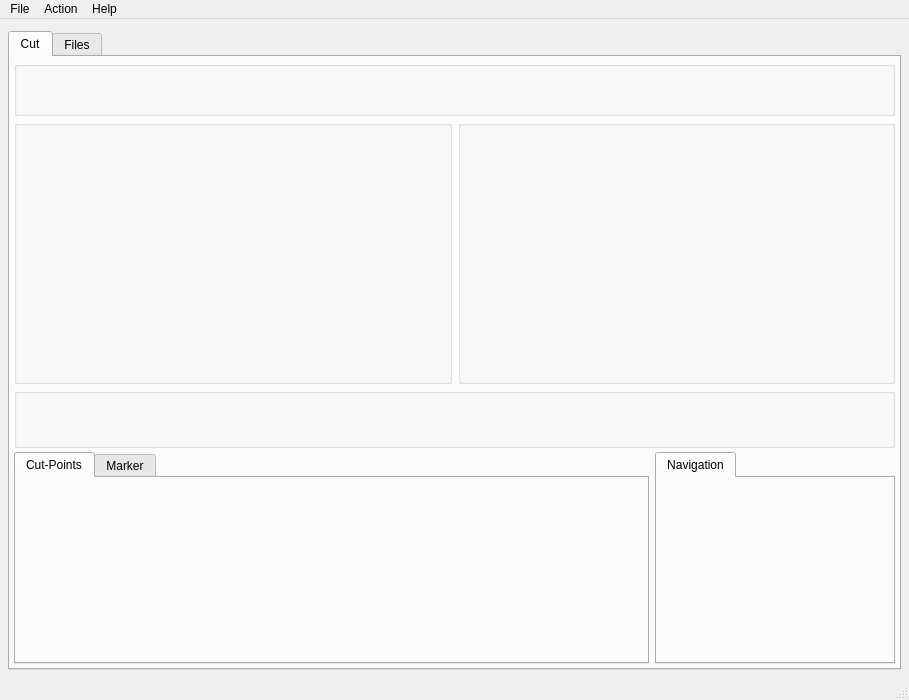
<?xml version="1.0" encoding="UTF-8"?>
<ui version="4.0">
 <class>TTCutMainWindowForm</class>
 <widget class="QMainWindow" name="TTCutMainWindowForm">
  <property name="geometry">
   <rect>
    <x>0</x>
    <y>0</y>
    <width>909</width>
    <height>700</height>
   </rect>
  </property>
  <property name="minimumSize">
   <size>
    <width>900</width>
    <height>700</height>
   </size>
  </property>
  <property name="windowTitle">
   <string>MainWindow</string>
  </property>
  <widget class="QWidget" name="centralwidget">
   <layout class="QGridLayout" name="gridLayout">
    <property name="leftMargin">
     <number>8</number>
    </property>
    <property name="topMargin">
     <number>12</number>
    </property>
    <property name="rightMargin">
     <number>8</number>
    </property>
    <property name="bottomMargin">
     <number>8</number>
    </property>
    <property name="horizontalSpacing">
     <number>4</number>
    </property>
    <property name="verticalSpacing">
     <number>6</number>
    </property>
    <item row="0" column="0">
     <widget class="QTabWidget" name="tabFileView">
      <property name="sizePolicy">
       <sizepolicy hsizetype="Expanding" vsizetype="Expanding">
        <horstretch>1</horstretch>
        <verstretch>1</verstretch>
       </sizepolicy>
      </property>
      <property name="currentIndex">
       <number>0</number>
      </property>
      <widget class="QWidget" name="tab">
       <attribute name="title">
        <string>Cut</string>
       </attribute>
       <layout class="QGridLayout" name="gridLayout_2">
        <property name="margin">
         <number>4</number>
        </property>
        <property name="spacing">
         <number>4</number>
        </property>
        <item row="0" column="0">
         <widget class="TTCutVideoInfo" name="videoFileInfo">
          <property name="sizePolicy">
           <sizepolicy hsizetype="Expanding" vsizetype="Fixed">
            <horstretch>1</horstretch>
            <verstretch>1</verstretch>
           </sizepolicy>
          </property>
          <property name="minimumSize">
           <size>
            <width>0</width>
            <height>55</height>
           </size>
          </property>
          <property name="maximumSize">
           <size>
            <width>16777215</width>
            <height>55</height>
           </size>
          </property>
          <property name="sizeIncrement">
           <size>
            <width>1</width>
            <height>1</height>
           </size>
          </property>
          <property name="title">
           <string/>
          </property>
         </widget>
        </item>
        <item row="1" column="0">
         <layout class="QHBoxLayout" name="horizontalLayout">
          <property name="spacing">
           <number>6</number>
          </property>
          <property name="sizeConstraint">
           <enum>QLayout::SetDefaultConstraint</enum>
          </property>
          <item>
           <widget class="TTCutOutFrame" name="cutOutFrame">
            <property name="sizePolicy">
             <sizepolicy hsizetype="Preferred" vsizetype="Preferred">
              <horstretch>4</horstretch>
              <verstretch>8</verstretch>
             </sizepolicy>
            </property>
            <property name="minimumSize">
             <size>
              <width>400</width>
              <height>264</height>
             </size>
            </property>
            <property name="sizeIncrement">
             <size>
              <width>1</width>
              <height>4</height>
             </size>
            </property>
            <property name="baseSize">
             <size>
              <width>1</width>
              <height>260</height>
             </size>
            </property>
            <property name="title">
             <string/>
            </property>
           </widget>
          </item>
          <item>
           <widget class="TTCurrentFrame" name="currentFrame">
            <property name="sizePolicy">
             <sizepolicy hsizetype="Preferred" vsizetype="Preferred">
              <horstretch>4</horstretch>
              <verstretch>8</verstretch>
             </sizepolicy>
            </property>
            <property name="minimumSize">
             <size>
              <width>400</width>
              <height>264</height>
             </size>
            </property>
            <property name="sizeIncrement">
             <size>
              <width>1</width>
              <height>4</height>
             </size>
            </property>
            <property name="baseSize">
             <size>
              <width>1</width>
              <height>260</height>
             </size>
            </property>
            <property name="title">
             <string/>
            </property>
           </widget>
          </item>
         </layout>
        </item>
        <item row="2" column="0">
         <widget class="TTStreamNavigator" name="streamNavigator">
          <property name="sizePolicy">
           <sizepolicy hsizetype="Preferred" vsizetype="Fixed">
            <horstretch>0</horstretch>
            <verstretch>0</verstretch>
           </sizepolicy>
          </property>
          <property name="minimumSize">
           <size>
            <width>0</width>
            <height>60</height>
           </size>
          </property>
          <property name="maximumSize">
           <size>
            <width>16777215</width>
            <height>60</height>
           </size>
          </property>
          <property name="title">
           <string/>
          </property>
         </widget>
        </item>
        <item row="3" column="0">
         <layout class="QHBoxLayout" name="horizontalLayout_2">
          <property name="spacing">
           <number>6</number>
          </property>
          <property name="sizeConstraint">
           <enum>QLayout::SetMinimumSize</enum>
          </property>
          <item>
           <widget class="QTabWidget" name="cutListTab">
            <property name="sizePolicy">
             <sizepolicy hsizetype="Preferred" vsizetype="Minimum">
              <horstretch>4</horstretch>
              <verstretch>1</verstretch>
             </sizepolicy>
            </property>
            <property name="minimumSize">
             <size>
              <width>600</width>
              <height>180</height>
             </size>
            </property>
            <property name="maximumSize">
             <size>
              <width>16777215</width>
              <height>220</height>
             </size>
            </property>
            <property name="sizeIncrement">
             <size>
              <width>0</width>
              <height>1</height>
             </size>
            </property>
            <property name="baseSize">
             <size>
              <width>0</width>
              <height>190</height>
             </size>
            </property>
            <property name="currentIndex">
             <number>0</number>
            </property>
            <widget class="QWidget" name="tab_4">
             <attribute name="title">
              <string>Cut-Points</string>
             </attribute>
             <layout class="QGridLayout" name="gridLayout_3">
              <property name="margin">
               <number>0</number>
              </property>
              <property name="spacing">
               <number>0</number>
              </property>
              <item row="0" column="0">
               <widget class="TTCutTreeView" name="cutList" native="true">
                <property name="sizePolicy">
                 <sizepolicy hsizetype="Minimum" vsizetype="Minimum">
                  <horstretch>4</horstretch>
                  <verstretch>1</verstretch>
                 </sizepolicy>
                </property>
               </widget>
              </item>
             </layout>
            </widget>
            <widget class="QWidget" name="tab_3">
             <attribute name="title">
              <string>Marker</string>
             </attribute>
             <layout class="QGridLayout" name="gridLayout_8">
              <property name="margin">
               <number>0</number>
              </property>
              <property name="spacing">
               <number>0</number>
              </property>
              <item row="0" column="0">
               <widget class="TTMarkerTreeView" name="markerList" native="true"/>
              </item>
             </layout>
            </widget>
           </widget>
          </item>
          <item>
           <widget class="QTabWidget" name="tabWidget">
            <property name="sizePolicy">
             <sizepolicy hsizetype="Preferred" vsizetype="Minimum">
              <horstretch>1</horstretch>
              <verstretch>1</verstretch>
             </sizepolicy>
            </property>
            <property name="minimumSize">
             <size>
              <width>240</width>
              <height>180</height>
             </size>
            </property>
            <property name="maximumSize">
             <size>
              <width>240</width>
              <height>220</height>
             </size>
            </property>
            <property name="baseSize">
             <size>
              <width>0</width>
              <height>190</height>
             </size>
            </property>
            <property name="tabPosition">
             <enum>QTabWidget::North</enum>
            </property>
            <property name="currentIndex">
             <number>0</number>
            </property>
            <widget class="QWidget" name="tab_5">
             <attribute name="title">
              <string>Navigation</string>
             </attribute>
             <layout class="QGridLayout" name="gridLayout_4">
              <property name="margin">
               <number>0</number>
              </property>
              <property name="spacing">
               <number>0</number>
              </property>
              <item row="0" column="0">
               <widget class="TTCutFrameNavigation" name="navigation" native="true">
                <property name="sizePolicy">
                 <sizepolicy hsizetype="Minimum" vsizetype="Minimum">
                  <horstretch>1</horstretch>
                  <verstretch>1</verstretch>
                 </sizepolicy>
                </property>
                <property name="minimumSize">
                 <size>
                  <width>0</width>
                  <height>0</height>
                 </size>
                </property>
               </widget>
              </item>
             </layout>
            </widget>
           </widget>
          </item>
         </layout>
        </item>
       </layout>
      </widget>
      <widget class="QWidget" name="tab_2">
       <attribute name="title">
        <string>Files</string>
       </attribute>
       <layout class="QGridLayout" name="gridLayout_5">
        <property name="horizontalSpacing">
         <number>2</number>
        </property>
        <property name="verticalSpacing">
         <number>40</number>
        </property>
        <property name="margin">
         <number>4</number>
        </property>
        <item row="0" column="0">
         <widget class="QGroupBox" name="videoList">
          <property name="sizePolicy">
           <sizepolicy hsizetype="Preferred" vsizetype="Preferred">
            <horstretch>0</horstretch>
            <verstretch>4</verstretch>
           </sizepolicy>
          </property>
          <property name="title">
           <string>Video Files</string>
          </property>
          <layout class="QGridLayout" name="gridLayout_7">
           <property name="margin">
            <number>4</number>
           </property>
           <property name="spacing">
            <number>0</number>
           </property>
           <item row="0" column="0">
            <widget class="TTVideoTreeView" name="videoFileList" native="true"/>
           </item>
          </layout>
         </widget>
        </item>
        <item row="1" column="0">
         <widget class="QGroupBox" name="audioFileInfo">
          <property name="sizePolicy">
           <sizepolicy hsizetype="Preferred" vsizetype="Preferred">
            <horstretch>0</horstretch>
            <verstretch>6</verstretch>
           </sizepolicy>
          </property>
          <property name="title">
           <string>Audio Files</string>
          </property>
          <layout class="QGridLayout" name="gridLayout_6">
           <property name="margin">
            <number>4</number>
           </property>
           <property name="spacing">
            <number>0</number>
           </property>
           <item row="0" column="0">
            <widget class="TTAudioTreeView" name="audioFileList" native="true"/>
           </item>
          </layout>
         </widget>
        </item>
        <item row="2" column="0">
         <widget class="QGroupBox" name="subtitleFileInfo">
          <property name="sizePolicy">
           <sizepolicy hsizetype="Preferred" vsizetype="Preferred">
            <horstretch>0</horstretch>
            <verstretch>4</verstretch>
           </sizepolicy>
          </property>
          <property name="title">
           <string>Subtitle Files</string>
          </property>
          <layout class="QGridLayout" name="gridLayout_9">
           <property name="margin">
            <number>4</number>
           </property>
           <property name="spacing">
            <number>0</number>
           </property>
           <item row="0" column="0">
            <widget class="TTSubtitleTreeView" name="subtitleFileList" native="true"/>
           </item>
          </layout>
         </widget>
        </item>
       </layout>
      </widget>
     </widget>
    </item>
   </layout>
  </widget>
  <widget class="QMenuBar" name="menubar">
   <property name="geometry">
    <rect>
     <x>0</x>
     <y>0</y>
     <width>909</width>
     <height>22</height>
    </rect>
   </property>
   <widget class="QMenu" name="menuHelp">
    <property name="title">
     <string>Help</string>
    </property>
    <addaction name="actionAbout"/>
   </widget>
   <widget class="QMenu" name="menuAction">
    <property name="title">
     <string>Action</string>
    </property>
    <addaction name="separator"/>
    <addaction name="actionSaveCurrentFrame"/>
    <addaction name="separator"/>
    <addaction name="actionSettings"/>
   </widget>
   <widget class="QMenu" name="menuFile">
    <property name="title">
     <string>File</string>
    </property>
    <widget class="QMenu" name="menuRecentProjects">
     <property name="title">
      <string>Recent Projects</string>
     </property>
    </widget>
    <addaction name="actionOpenVideo"/>
    <addaction name="actionOpenAudio"/>
    <addaction name="actionOpenSubtitle"/>
    <addaction name="separator"/>
    <addaction name="actionFileNew"/>
    <addaction name="actionFileOpen"/>
    <addaction name="actionFileSave"/>
    <addaction name="actionFileSaveAs"/>
    <addaction name="separator"/>
    <addaction name="menuRecentProjects"/>
    <addaction name="separator"/>
    <addaction name="actionExit"/>
   </widget>
   <addaction name="menuFile"/>
   <addaction name="menuAction"/>
   <addaction name="menuHelp"/>
  </widget>
  <widget class="QStatusBar" name="statusbar"/>
  <action name="actionFileNew">
   <property name="icon">
    <iconset resource="ui/mainwindow.qrc">
     <normaloff>:/pixmaps/pixmaps/filenew_16.xpm</normaloff>:/pixmaps/pixmaps/filenew_16.xpm</iconset>
   </property>
   <property name="text">
    <string>New Project</string>
   </property>
   <property name="iconText">
    <string>New Project</string>
   </property>
   <property name="toolTip">
    <string>New Project</string>
   </property>
   <property name="shortcut">
    <string/>
   </property>
  </action>
  <action name="actionFileOpen">
   <property name="icon">
    <iconset resource="ui/mainwindow.qrc">
     <normaloff>:/pixmaps/pixmaps/fileopen_16.xpm</normaloff>:/pixmaps/pixmaps/fileopen_16.xpm</iconset>
   </property>
   <property name="text">
    <string>Open Project...</string>
   </property>
   <property name="iconText">
    <string>Open Project</string>
   </property>
   <property name="toolTip">
    <string>Open Project file</string>
   </property>
  </action>
  <action name="actionFileSave">
   <property name="icon">
    <iconset resource="ui/mainwindow.qrc">
     <normaloff>:/pixmaps/pixmaps/filesave_16.xpm</normaloff>:/pixmaps/pixmaps/filesave_16.xpm</iconset>
   </property>
   <property name="text">
    <string>Save Project</string>
   </property>
   <property name="iconText">
    <string>Save Project</string>
   </property>
   <property name="toolTip">
    <string>Save Project file</string>
   </property>
  </action>
  <action name="actionFileSaveAs">
   <property name="icon">
    <iconset resource="ui/mainwindow.qrc">
     <normaloff>:/pixmaps/pixmaps/filesaveas_16.xpm</normaloff>:/pixmaps/pixmaps/filesaveas_16.xpm</iconset>
   </property>
   <property name="text">
    <string>Save Project as...</string>
   </property>
   <property name="iconText">
    <string>Save Project as</string>
   </property>
   <property name="toolTip">
    <string>Save Project under new file name</string>
   </property>
  </action>
  <action name="actionExit">
   <property name="icon">
    <iconset resource="ui/mainwindow.qrc">
     <normaloff>:/pixmaps/pixmaps/exit_16.xpm</normaloff>:/pixmaps/pixmaps/exit_16.xpm</iconset>
   </property>
   <property name="text">
    <string>Exit</string>
   </property>
  </action>
  <action name="actionSaveCurrentFrame">
   <property name="icon">
    <iconset resource="ui/mainwindow.qrc">
     <normaloff>:/pixmaps/pixmaps/saveimage_16.xpm</normaloff>:/pixmaps/pixmaps/saveimage_16.xpm</iconset>
   </property>
   <property name="text">
    <string>Save current frame...</string>
   </property>
  </action>
  <action name="actionSettings">
   <property name="icon">
    <iconset resource="ui/mainwindow.qrc">
     <normaloff>:/pixmaps/pixmaps/settings_16.xpm</normaloff>:/pixmaps/pixmaps/settings_16.xpm</iconset>
   </property>
   <property name="text">
    <string>Settings...</string>
   </property>
   <property name="shortcut">
    <string/>
   </property>
  </action>
  <action name="actionAbout">
   <property name="text">
    <string>About</string>
   </property>
  </action>
  <action name="actionOpenVideo">
   <property name="icon">
    <iconset resource="ui/mainwindow.qrc">
     <normaloff>:/pixmaps/pixmaps/fileopen_16.xpm</normaloff>:/pixmaps/pixmaps/fileopen_16.xpm</iconset>
   </property>
   <property name="text">
    <string>Open Video...</string>
   </property>
   <property name="iconText">
    <string>Open Video...</string>
   </property>
   <property name="toolTip">
    <string>Open Video...</string>
   </property>
  </action>
  <action name="actionOpenAudio">
   <property name="icon">
    <iconset resource="ui/mainwindow.qrc">
     <normaloff>:/pixmaps/pixmaps/fileopen_16.xpm</normaloff>:/pixmaps/pixmaps/fileopen_16.xpm</iconset>
   </property>
   <property name="text">
    <string>Open Audio...</string>
   </property>
   <property name="iconText">
    <string>Open Audio...</string>
   </property>
   <property name="toolTip">
    <string>Open Audio...</string>
   </property>
  </action>
  <action name="actionOpenSubtitle">
   <property name="icon">
    <iconset resource="ui/mainwindow.qrc">
     <normaloff>:/pixmaps/pixmaps/fileopen_16.xpm</normaloff>:/pixmaps/pixmaps/fileopen_16.xpm</iconset>
   </property>
   <property name="text">
    <string>Open Subtitle...</string>
   </property>
   <property name="iconText">
    <string>Open Subtitle...</string>
   </property>
   <property name="toolTip">
    <string>Open Subtitle...</string>
   </property>
  </action>
 </widget>
 <customwidgets>
  <customwidget>
   <class>TTStreamNavigator</class>
   <extends>QGroupBox</extends>
   <header>../gui/ttstreamnavigator.h</header>
   <container>1</container>
  </customwidget>
  <customwidget>
   <class>TTCurrentFrame</class>
   <extends>QGroupBox</extends>
   <header>../gui/ttcurrentframe.h</header>
   <container>1</container>
  </customwidget>
  <customwidget>
   <class>TTCutVideoInfo</class>
   <extends>QGroupBox</extends>
   <header>../gui/ttcutvideoinfo.h</header>
   <container>1</container>
  </customwidget>
  <customwidget>
   <class>TTCutOutFrame</class>
   <extends>QGroupBox</extends>
   <header>../gui/ttcutoutframe.h</header>
   <container>1</container>
  </customwidget>
  <customwidget>
   <class>TTCutTreeView</class>
   <extends>QWidget</extends>
   <header>../gui/ttcuttreeview.h</header>
   <container>1</container>
  </customwidget>
  <customwidget>
   <class>TTCutFrameNavigation</class>
   <extends>QWidget</extends>
   <header>../gui/ttcutframenavigation.h</header>
   <container>1</container>
  </customwidget>
  <customwidget>
   <class>TTAudioTreeView</class>
   <extends>QWidget</extends>
   <header>../gui/ttaudiotreeview.h</header>
   <container>1</container>
  </customwidget>
  <customwidget>
   <class>TTVideoTreeView</class>
   <extends>QWidget</extends>
   <header>../gui/ttvideotreeview.h</header>
   <container>1</container>
  </customwidget>
  <customwidget>
   <class>TTMarkerTreeView</class>
   <extends>QWidget</extends>
   <header>../gui/ttmarkertreeview.h</header>
   <container>1</container>
  </customwidget>
  <customwidget>
   <class>TTSubtitleTreeView</class>
   <extends>QWidget</extends>
   <header>../gui/ttsubtitletreeview.h</header>
  </customwidget>
 </customwidgets>
 <resources>
  <include location="mainwindow.qrc"/>
 </resources>
 <connections/>
</ui>
